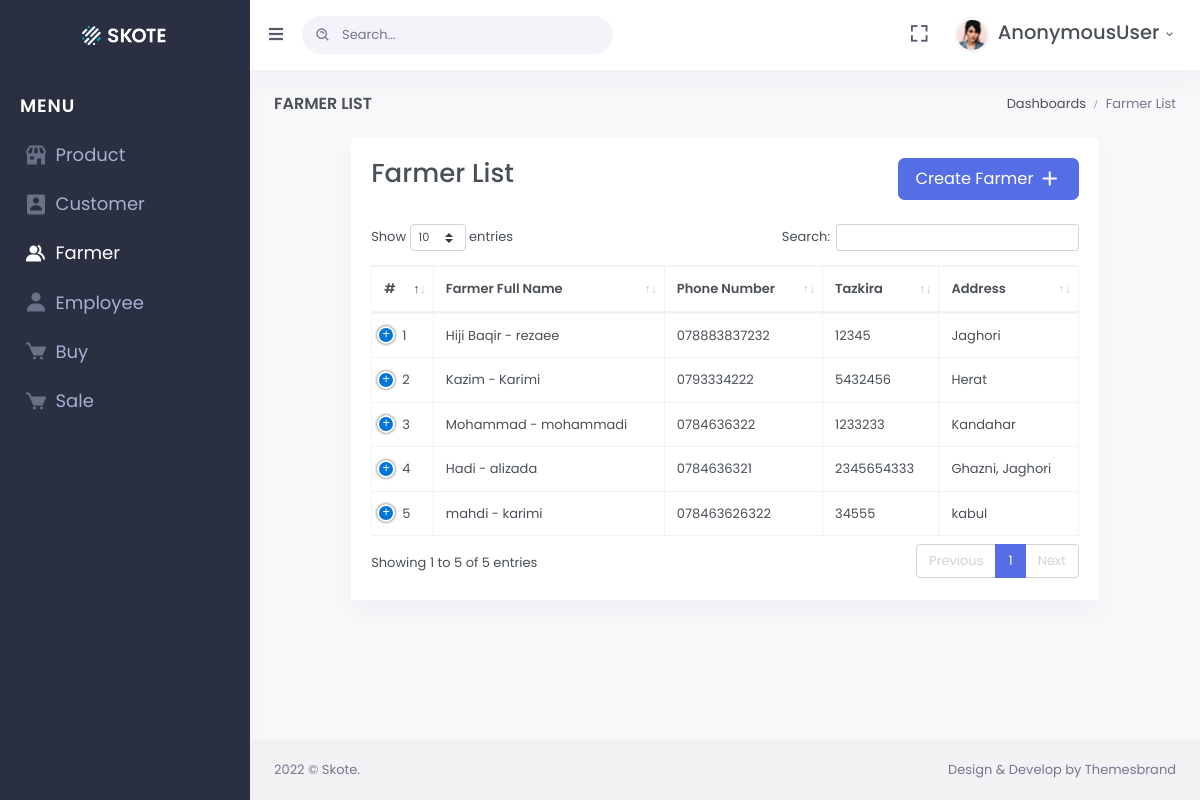
The app's page /farmer/list/ with its own data.
### customers/models.py (models this page shows, shortened)
class Farmer(models.Model):
    farmer_name = models.CharField(max_length=200)
    last_name = models.CharField(max_length=200)
    phone = models.CharField(max_length=20, unique=True)
    tazkira = models.CharField(max_length=200, unique=True)
    address = models.CharField(max_length=400)

### customers/views.py (the view)
# urls.py: path("farmer/list/", views.farmer_list_view, name="farmer-list"),
def farmer_list_view(request):
    farmers = Farmer.objects.all()
    context = {
        "farmers" : farmers
    }
    return render(request, "customers/farmers/farmer_list.html", context)

### customers/templates/customers/farmers/farmer_list.html (shortened to what this page needs)
{% extends 'base.html' %}
{% load static %}
{% load widget_tweaks %}
{% block page_title %}
Farmer List
{% endblock page_title %}
{% block breadcrumb %}
<ol class="breadcrumb m-0">
    <li class="breadcrumb-item"><a href="javascript: void(0);">Dashboards</a></li>
    <li class="breadcrumb-item active">Farmer List</li>
</ol>{% endblock breadcrumb %}
{% block content %}
<div class="row">
    <dic class="col-xl-10 m-auto">
        <div class="card">
            <div class="card-body">
                <div class="row mb-4">
                    <div class="col-lg-6">
                        <h2>Farmer List</h2>
                    </div>
                    <div class="col-lg-6">
                        <a href="{% url 'farmer-create' %}" class="btn btn-lg btn-primary float-right rounded-xl">Create Farmer
                            <i class="bx bx-plus font-size-24 align-middle"></i>
                        </a>
                    </div>
                </div>
                <table id="datatable" class="table table-bordered dt-responsive nowrap"
                    style="border-collapse: collapse; border-spacing: 0; width: 100%;">
                    <thead>
                        <tr>
                            <th>#</th>
                            <th>Farmer Full Name</th>
                            <th>Phone Number</th>
                            <th>Tazkira</th>
                            <th>Address</th>
                        </tr>
                    </thead>
                    <body>
                        {% for farmer in farmers %}
                            <tr>
                                <td>{{forloop.counter}}</td>
                                <td>{{farmer.farmer_name}} - {{farmer.last_name}}</td>
                                <td>{{farmer.phone}}</td>
                                <td>{{farmer.tazkira}}</td>
                                <td>{{farmer.address}}</td>
                            </tr>
                        {% endfor %}
                    </body>
                </table>
            </div>
        </div>
    </dic>
</div>
{% endblock content %}

### records on screen
Farmer: farmer_name "Hiji Baqir", last_name "rezaee", phone "078883837232", tazkira "12345", address "Jaghori"
Farmer: farmer_name "Kazim", last_name "Karimi", phone "0793334222", tazkira "5432456", address "Herat"
Farmer: farmer_name "Mohammad", last_name "mohammadi", phone "0784636322", tazkira "1233233", address "Kandahar"
Farmer: farmer_name "Hadi", last_name "alizada", phone "0784636321", tazkira "2345654333", address "Ghazni, Jaghori"
Farmer: farmer_name "mahdi", last_name "karimi", phone "078463626322", tazkira "34555", address "kabul"

### other values on screen
{{ request.user }} "AnonymousUser"
